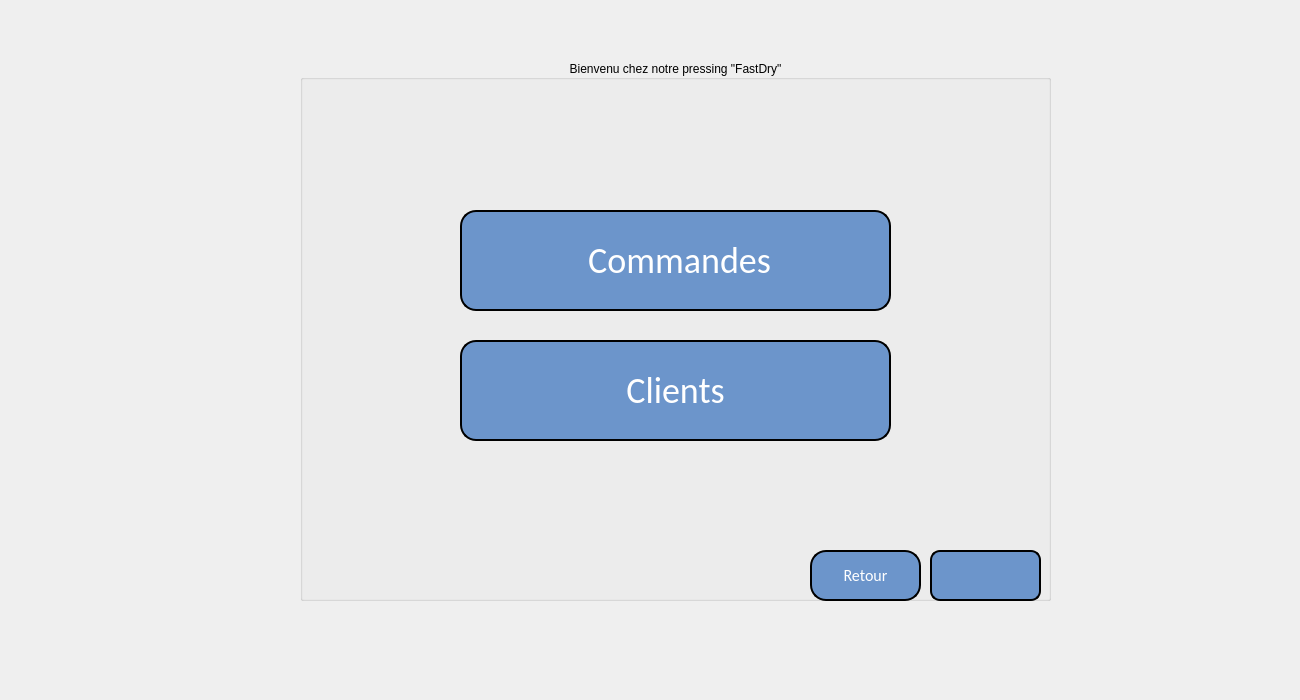
    <widget class="QWidget" name="page_3">
     <widget class="QLabel" name="label_4">
      <property name="geometry">
       <rect>
        <x>70</x>
        <y>0</y>
        <width>1201</width>
        <height>691</height>
       </rect>
      </property>
      <property name="text">
       <string/>
      </property>
      <property name="pixmap">
       <pixmap resource="resource.qrc">:/image/wt.jpg</pixmap>
      </property>
     </widget>
     <widget class="QLabel" name="label_8">
      <property name="geometry">
       <rect>
        <x>1060</x>
        <y>10</y>
        <width>231</width>
        <height>221</height>
       </rect>
      </property>
      <property name="text">
       <string/>
      </property>
      <property name="pixmap">
       <pixmap resource="resource.qrc">:/image/Capture d’écran 2022-04-06 014158.png</pixmap>
      </property>
     </widget>
     <widget class="QGroupBox" name="groupBox_3">
      <property name="geometry">
       <rect>
        <x>300</x>
        <y>60</y>
        <width>751</width>
        <height>541</height>
       </rect>
      </property>
      <property name="layoutDirection">
       <enum>Qt::LeftToRight</enum>
      </property>
      <property name="autoFillBackground">
       <bool>false</bool>
      </property>
      <property name="styleSheet">
       <string notr="true">font: 75 20pt &quot;Script MT Bold&quot;;</string>
      </property>
      <property name="title">
       <string>Bienvenu chez notre pressing &quot;FastDry&quot;</string>
      </property>
      <property name="alignment">
       <set>Qt::AlignCenter</set>
      </property>
      <property name="flat">
       <bool>false</bool>
      </property>
      <property name="checkable">
       <bool>false</bool>
      </property>
      <widget class="QPushButton" name="pushButton_2">
       <property name="geometry">
        <rect>
         <x>510</x>
         <y>490</y>
         <width>111</width>
         <height>51</height>
        </rect>
       </property>
       <property name="styleSheet">
        <string notr="true"> border: 2px solid black;
border-radius: 10px;
  color: white;
  padding: 10px;
  text-align: center;
  
font-family:calibri;
  display: inline-block;
  font-size: 16px;
 
  border-radius : 16px;
background-color:rgb(108, 149, 203)</string>
       </property>
       <property name="text">
        <string>Retour</string>
       </property>
       <property name="icon">
        <iconset resource="resource.qrc">
         <normaloff>:/image/icons8-return-50 (1).png</normaloff>:/image/icons8-return-50 (1).png</iconset>
       </property>
      </widget>
      <widget class="QPushButton" name="GestionCom_7">
       <property name="geometry">
        <rect>
         <x>160</x>
         <y>280</y>
         <width>431</width>
         <height>101</height>
        </rect>
       </property>
       <property name="styleSheet">
        <string notr="true"> border: 2px solid black;
font: italic 8pt &quot;Palace Script MT&quot;;
border-radius: 10px;
  color: white;
  padding: 30px;
  text-align: center;
  
font-family:calibri;
  display: inline-block;
  font-size: 36px;
 
  border-radius : 16px;
background-color:rgb(108, 149, 203)</string>
       </property>
       <property name="text">
        <string>Clients</string>
       </property>
       <property name="icon">
        <iconset resource="resource.qrc">
         <normaloff>:/image/client.png</normaloff>:/image/client.png</iconset>
       </property>
       <property name="iconSize">
        <size>
         <width>60</width>
         <height>60</height>
        </size>
       </property>
      </widget>
      <widget class="QPushButton" name="GestionCom_6">
       <property name="geometry">
        <rect>
         <x>160</x>
         <y>150</y>
         <width>431</width>
         <height>101</height>
        </rect>
       </property>
       <property name="styleSheet">
        <string notr="true"> border: 2px solid black;
font: italic 8pt &quot;Palace Script MT&quot;;
border-radius: 10px;
  color: white;
  padding: 30px;
  text-align: center;
  
font-family:calibri;
  display: inline-block;
  font-size: 36px;
 
  border-radius : 16px;
background-color:rgb(108, 149, 203)</string>
       </property>
       <property name="text">
        <string> Commandes</string>
       </property>
       <property name="icon">
        <iconset resource="resource.qrc">
         <normaloff>:/image/icons8-shopping-cart-64.png</normaloff>:/image/icons8-shopping-cart-64.png</iconset>
       </property>
       <property name="iconSize">
        <size>
         <width>60</width>
         <height>60</height>
        </size>
       </property>
      </widget>
      <widget class="QPushButton" name="quitter_5">
       <property name="geometry">
        <rect>
         <x>630</x>
         <y>490</y>
         <width>111</width>
         <height>51</height>
        </rect>
       </property>
       <property name="styleSheet">
        <string notr="true"> border: 2px solid black;
border-radius: 10px;
  color: white;
  padding: 8px;
  text-align: center;
  
font-family:calibri;
  display: inline-block;
  font-size: 14px;
 
  border-radius : 10px;
background-color:rgb(108, 149, 203)</string>
       </property>
       <property name="text">
        <string/>
       </property>
       <property name="icon">
        <iconset resource="resource.qrc">
         <normaloff>:/image/icons8-log-out-64.png</normaloff>:/image/icons8-log-out-64.png</iconset>
       </property>
       <property name="iconSize">
        <size>
         <width>30</width>
         <height>30</height>
        </size>
       </property>
      </widget>
     </widget>
    </widget>
